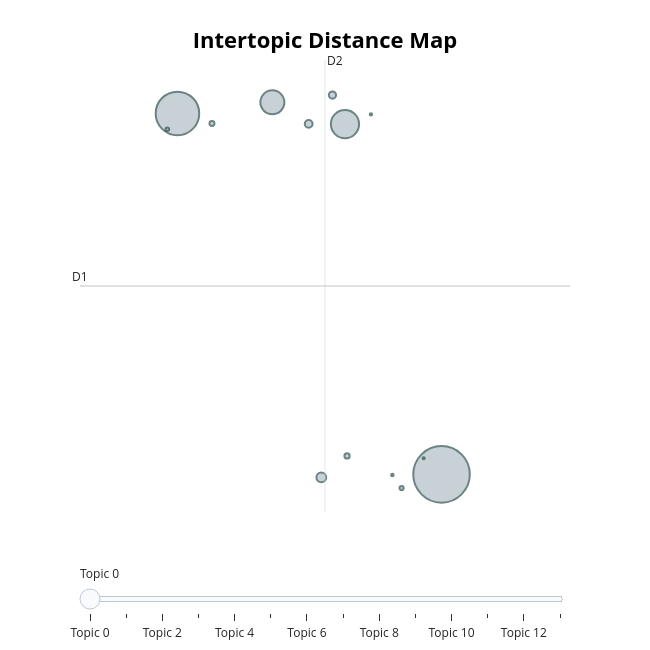
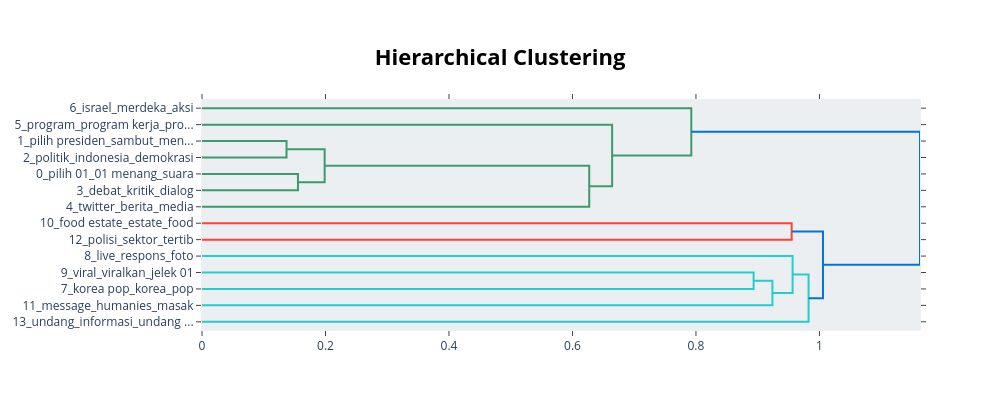
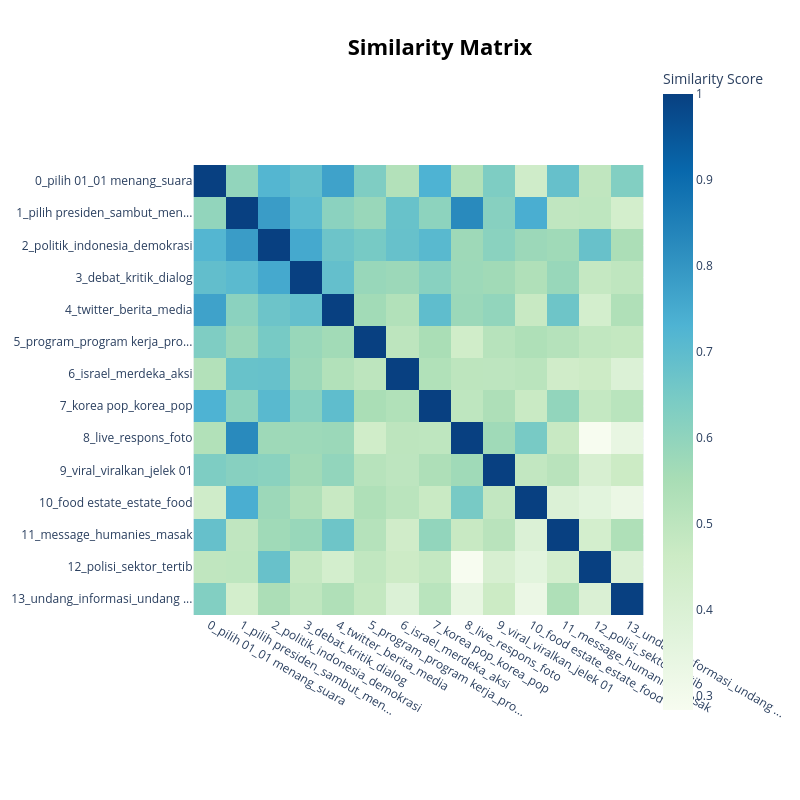

The notebook cell saved with these charts, in order:
### Code cell
# Get the improved topic information
topic_info = topic_model.get_topic_info()
print("\nImproved Topic Information:")
print(topic_info.head(10))

# Print topics with their new labels
print("\Topik Pembicaraan Masyarakat terhadap Pasangan Anies-Cak Imin:")
for index, row in topic_info.iterrows():
    if row["Topic"] != -1:  # Skip outlier topic
        topic_id = row["Topic"]
        words = [word[0] for word in topic_model.get_topic(topic_id)[:8]]
        print(f"Theme: {row['Name']}")
        print(f"Keywords: {', '.join(words)}")
        print(f"Document count: {row['Count']}")
        print("-" * 50)

# Create a topic distribution visualization
plt.figure(figsize=(12, 6))
topic_counts = topic_info[topic_info["Topic"] != -1]["Count"]
topic_names = [label for topic, label in topic_labels.items() if topic != -1][:len(topic_counts)]

# Plot with better color scheme
bars = plt.bar(topic_names, topic_counts, color=plt.cm.viridis(np.linspace(0, 1, len(topic_counts))))

# Add count labels on top of bars
for bar in bars:
    height = bar.get_height()
    plt.text(bar.get_x() + bar.get_width()/2., height + 0.5,
            f'{int(height)}', ha='center', va='bottom', fontweight='bold')

plt.xticks(rotation=45, ha="right")
plt.title("Distribusi Topik Pembicaraan Masyarakat terhadap Pasangan Anies-Cak Imin", fontsize=14, fontweight='bold')
plt.xlabel("Topik Pembicaraan", fontsize=12)
plt.ylabel("Number of Tweets", fontsize=12)
plt.tight_layout()
plt.grid(axis='y', linestyle='--', alpha=0.7)
plt.show()

# Display interactive visualizations
intertopic_map = topic_model.visualize_topics()
display(intertopic_map)

# Create hierarchical clustering visualization
hierarchy = topic_model.visualize_hierarchy()
display(hierarchy)

# Create heatmap of topic similarities
heatmap = topic_model.visualize_heatmap()
display(heatmap)

# Create word clouds for top 3 topics
plt.figure(figsize=(15, 10))
for i, topic_id in enumerate(topic_info[topic_info['Topic'] != -1]['Topic'][:3]):
    plt.subplot(1, 3, i+1)
    
    # Get topic words and weights
    words = dict(topic_model.get_topic(topic_id)[:15])
    
    # Create and display wordcloud
    wordcloud = WordCloud(width=400, height=400, background_color='white', 
                          colormap='viridis', max_words=50).generate_from_frequencies(words)
    
    plt.imshow(wordcloud, interpolation='bilinear')
    plt.title(f"Topic: {topic_labels[topic_id]}", fontsize=12)
    plt.axis('off')

plt.tight_layout()
plt.show()

### Figure 1 — Plotly figure (JSON) as saved in the notebook; plotly's stock layout.template omitted (floating-point values rounded to 4 significant figures)
{"data": [{"customdata": [[0, "pilih 01 | 01 menang | suara | pintar | pasang calon 01", 8105], [1, "pilih presiden | sambut | menang pilih presiden | wakil | menang pilih", 4801], [2, "politik | indonesia | demokrasi | partai | identitas", 2019], [3, "debat | kritik | dialog | calon wakil presiden | calon wakil", 1462], [4, "twitter | berita | media | media sosial | baca berita", 244], [5, "program | program kerja | program 01 | misi | visi misi", 155], [6, "israel | merdeka | aksi | free | bela", 133], [7, "korea pop | korea | pop | play station | station", 70], [8, "live | respons | foto | respon | reaksi", 63], [9, "viral | viralkan | jelek 01 | angkut | zaman", 44], [10, "food estate | estate | food | gratis | makan siang", 33], [11, "message | humanies | masak | pikir kritis | nazar", 15], [12, "polisi | sektor | tertib | laksana | bina", 14], [13, "undang | informasi | undang undang | kena | peang", 12]], "hovertemplate": "<b>Topic %{customdata[0]}</b><br>%{customdata[1]}<br>Size: %{customdata[2]}", "legendgroup": "", "marker": {"color": "#B0BEC5", "line": {"color": "DarkSlateGrey", "width": 2}, "size": [8105, 4801, 2019, 1462, 244, 155, 133, 70, 63, 44, 33, 15, 14, 12], "sizemode": "area", "sizeref": 5.066, "symbol": "circle"}, "mode": "markers", "name": "", "orientation": "v", "showlegend": false, "type": "scatter", "x": [9.883, 6.836, 8.769, 7.931, 8.496, 8.35, 8.624, 8.793, 7.234, 9.422, 6.719, 9.316, 9.069, 9.677], "xaxis": "x", "y": [-5.275, 7.815, 7.429, 8.218, -5.383, 7.438, 8.481, -4.607, 7.451, -5.775, 7.242, -5.299, 7.783, -4.691], "yaxis": "y"}], "layout": {"annotations": [{"showarrow": false, "text": "D1", "x": 5.711, "y": 1.556, "yshift": 10}, {"showarrow": false, "text": "D2", "x": 8.538, "xshift": 10, "y": 9.754}], "height": 650, "hoverlabel": {"bgcolor": "white", "font": {"family": "Rockwell", "size": 16}}, "legend": {"itemsizing": "constant", "tracegroupgap": 0}, "margin": {"t": 60}, "shapes": [{"line": {"color": "#CFD8DC", "width": 2}, "type": "line", "x0": 8.538, "x1": 8.538, "y0": -6.641, "y1": 9.754}, {"line": {"color": "#9E9E9E", "width": 2}, "type": "line", "x0": 5.711, "x1": 11.37, "y0": 1.556, "y1": 1.556}], "sliders": [{"active": 0, "pad": {"t": 50}, "steps": [{"args": [{"marker.color": [["red", "#B0BEC5", "#B0BEC5", "#B0BEC5", "#B0BEC5", "#B0BEC5", "#B0BEC5", "#B0BEC5", "#B0BEC5", "#B0BEC5", "#B0BEC5", "#B0BEC5", "#B0BEC5", "#B0BEC5"]]}], "label": "Topic 0", "method": "update"}, {"args": [{"marker.color": [["#B0BEC5", "red", "#B0BEC5", "#B0BEC5", "#B0BEC5", "#B0BEC5", "#B0BEC5", "#B0BEC5", "#B0BEC5", "#B0BEC5", "#B0BEC5", "#B0BEC5", "#B0BEC5", "#B0BEC5"]]}], "label": "Topic 1", "method": "update"}, {"args": [{"marker.color": [["#B0BEC5", "#B0BEC5", "red", "#B0BEC5", "#B0BEC5", "#B0BEC5", "#B0BEC5", "#B0BEC5", "#B0BEC5", "#B0BEC5", "#B0BEC5", "#B0BEC5", "#B0BEC5", "#B0BEC5"]]}], "label": "Topic 2", "method": "update"}, {"args": [{"marker.color": [["#B0BEC5", "#B0BEC5", "#B0BEC5", "red", "#B0BEC5", "#B0BEC5", "#B0BEC5", "#B0BEC5", "#B0BEC5", "#B0BEC5", "#B0BEC5", "#B0BEC5", "#B0BEC5", "#B0BEC5"]]}], "label": "Topic 3", "method": "update"}, {"args": [{"marker.color": [["#B0BEC5", "#B0BEC5", "#B0BEC5", "#B0BEC5", "red", "#B0BEC5", "#B0BEC5", "#B0BEC5", "#B0BEC5", "#B0BEC5", "#B0BEC5", "#B0BEC5", "#B0BEC5", "#B0BEC5"]]}], "label": "Topic 4", "method": "update"}, {"args": [{"marker.color": [["#B0BEC5", "#B0BEC5", "#B0BEC5", "#B0BEC5", "#B0BEC5", "red", "#B0BEC5", "#B0BEC5", "#B0BEC5", "#B0BEC5", "#B0BEC5", "#B0BEC5", "#B0BEC5", "#B0BEC5"]]}], "label": "Topic 5", "method": "update"}, {"args": [{"marker.color": [["#B0BEC5", "#B0BEC5", "#B0BEC5", "#B0BEC5", "#B0BEC5", "#B0BEC5", "red", "#B0BEC5", "#B0BEC5", "#B0BEC5", "#B0BEC5", "#B0BEC5", "#B0BEC5", "#B0BEC5"]]}], "label": "Topic 6", "method": "update"}, {"args": [{"marker.color": [["#B0BEC5", "#B0BEC5", "#B0BEC5", "#B0BEC5", "#B0BEC5", "#B0BEC5", "#B0BEC5", "red", "#B0BEC5", "#B0BEC5", "#B0BEC5", "#B0BEC5", "#B0BEC5", "#B0BEC5"]]}], "label": "Topic 7", "method": "update"}, {"args": [{"marker.color": [["#B0BEC5", "#B0BEC5", "#B0BEC5", "#B0BEC5", "#B0BEC5", "#B0BEC5", "#B0BEC5", "#B0BEC5", "red", "#B0BEC5", "#B0BEC5", "#B0BEC5", "#B0BEC5", "#B0BEC5"]]}], "label": "Topic 8", "method": "update"}, {"args": [{"marker.color": [["#B0BEC5", "#B0BEC5", "#B0BEC5", "#B0BEC5", "#B0BEC5", "#B0BEC5", "#B0BEC5", "#B0BEC5", "#B0BEC5", "red", "#B0BEC5", "#B0BEC5", "#B0BEC5", "#B0BEC5"]]}], "label": "Topic 9", "method": "update"}, {"args": [{"marker.color": [["#B0BEC5", "#B0BEC5", "#B0BEC5", "#B0BEC5", "#B0BEC5", "#B0BEC5", "#B0BEC5", "#B0BEC5", "#B0BEC5", "#B0BEC5", "red", "#B0BEC5", "#B0BEC5", "#B0BEC5"]]}], "label": "Topic 10", "method": "update"}, {"args": [{"marker.color": [["#B0BEC5", "#B0BEC5", "#B0BEC5", "#B0BEC5", "#B0BEC5", "#B0BEC5", "#B0BEC5", "#B0BEC5", "#B0BEC5", "#B0BEC5", "#B0BEC5", "red", "#B0BEC5", "#B0BEC5"]]}], "label": "Topic 11", "method": "update"}, {"args": [{"marker.color": [["#B0BEC5", "#B0BEC5", "#B0BEC5", "#B0BEC5", "#B0BEC5", "#B0BEC5", "#B0BEC5", "#B0BEC5", "#B0BEC5", "#B0BEC5", "#B0BEC5", "#B0BEC5", "red", "#B0BEC5"]]}], "label": "Topic 12", "method": "update"}, {"args": [{"marker.color": [["#B0BEC5", "#B0BEC5", "#B0BEC5", "#B0BEC5", "#B0BEC5", "#B0BEC5", "#B0BEC5", "#B0BEC5", "#B0BEC5", "#B0BEC5", "#B0BEC5", "#B0BEC5", "#B0BEC5", "red"]]}], "label": "Topic 13", "method": "update"}]}], "title": {"font": {"color": "Black", "size": 22}, "text": "<b>Intertopic Distance Map</b>", "x": 0.5, "xanchor": "center", "y": 0.95, "yanchor": "top"}, "width": 650, "xaxis": {"anchor": "y", "domain": [0, 1], "range": [5.711, 11.37], "title": {"text": ""}, "visible": false}, "yaxis": {"anchor": "x", "domain": [0, 1], "range": [-6.641, 9.754], "title": {"text": ""}, "visible": false}}}

### Figure 2 — Plotly figure (JSON) as saved in the notebook; plotly's stock layout.template omitted (floating-point values rounded to 4 significant figures)
{"data": [{"hoverinfo": "text", "marker": {"color": "rgb(61,153,112)"}, "mode": "lines", "type": "scatter", "x": [0.0, 0.1369, 0.1369, 0.0], "xaxis": "x", "y": [-25.0, -25.0, -35.0, -35.0], "yaxis": "y"}, {"hoverinfo": "text", "marker": {"color": "rgb(61,153,112)"}, "mode": "lines", "type": "scatter", "x": [0.0, 0.1554, 0.1554, 0.0], "xaxis": "x", "y": [-45.0, -45.0, -55.0, -55.0], "yaxis": "y"}, {"hoverinfo": "text", "marker": {"color": "rgb(61,153,112)"}, "mode": "lines", "type": "scatter", "x": [0.1369, 0.1986, 0.1986, 0.1554], "xaxis": "x", "y": [-30.0, -30.0, -50.0, -50.0], "yaxis": "y"}, {"hoverinfo": "text", "marker": {"color": "rgb(61,153,112)"}, "mode": "lines", "type": "scatter", "x": [0.1986, 0.6272, 0.6272, 0.0], "xaxis": "x", "y": [-40.0, -40.0, -65.0, -65.0], "yaxis": "y"}, {"hoverinfo": "text", "marker": {"color": "rgb(61,153,112)"}, "mode": "lines", "type": "scatter", "x": [0.0, 0.6642, 0.6642, 0.6272], "xaxis": "x", "y": [-15.0, -15.0, -52.5, -52.5], "yaxis": "y"}, {"hoverinfo": "text", "marker": {"color": "rgb(61,153,112)"}, "mode": "lines", "type": "scatter", "x": [0.0, 0.7924, 0.7924, 0.6642], "xaxis": "x", "y": [-5.0, -5.0, -33.75, -33.75], "yaxis": "y"}, {"hoverinfo": "text", "marker": {"color": "rgb(255,65,54)"}, "mode": "lines", "type": "scatter", "x": [0.0, 0.955, 0.955, 0.0], "xaxis": "x", "y": [-75.0, -75.0, -85.0, -85.0], "yaxis": "y"}, {"hoverinfo": "text", "marker": {"color": "rgb(35,205,205)"}, "mode": "lines", "type": "scatter", "x": [0.0, 0.8934, 0.8934, 0.0], "xaxis": "x", "y": [-105.0, -105.0, -115.0, -115.0], "yaxis": "y"}, {"hoverinfo": "text", "marker": {"color": "rgb(35,205,205)"}, "mode": "lines", "type": "scatter", "x": [0.8934, 0.9238, 0.9238, 0.0], "xaxis": "x", "y": [-110.0, -110.0, -125.0, -125.0], "yaxis": "y"}, {"hoverinfo": "text", "marker": {"color": "rgb(35,205,205)"}, "mode": "lines", "type": "scatter", "x": [0.0, 0.9565, 0.9565, 0.9238], "xaxis": "x", "y": [-95.0, -95.0, -117.5, -117.5], "yaxis": "y"}, {"hoverinfo": "text", "marker": {"color": "rgb(35,205,205)"}, "mode": "lines", "type": "scatter", "x": [0.9565, 0.9824, 0.9824, 0.0], "xaxis": "x", "y": [-106.2, -106.2, -135.0, -135.0], "yaxis": "y"}, {"hoverinfo": "text", "marker": {"color": "rgb(0,116,217)"}, "mode": "lines", "type": "scatter", "x": [0.955, 1.006, 1.006, 0.9824], "xaxis": "x", "y": [-80.0, -80.0, -120.6, -120.6], "yaxis": "y"}, {"hoverinfo": "text", "marker": {"color": "rgb(0,116,217)"}, "mode": "lines", "type": "scatter", "x": [0.7924, 1.163, 1.163, 1.006], "xaxis": "x", "y": [-19.38, -19.38, -100.3, -100.3], "yaxis": "y"}], "layout": {"autosize": false, "height": 410, "hoverlabel": {"bgcolor": "white", "font": {"family": "Rockwell", "size": 16}}, "hovermode": "closest", "plot_bgcolor": "#ECEFF1", "showlegend": false, "title": {"font": {"color": "Black", "size": 22}, "text": "<b>Hierarchical Clustering</b>", "x": 0.5, "xanchor": "center", "yanchor": "top"}, "width": 1000, "xaxis": {"mirror": "allticks", "rangemode": "tozero", "showgrid": false, "showline": true, "showticklabels": true, "ticks": "outside", "type": "linear", "zeroline": false}, "yaxis": {"mirror": "allticks", "range": [-140, 0], "rangemode": "tozero", "showgrid": false, "showline": true, "showticklabels": true, "tickmode": "array", "ticks": "outside", "ticktext": ["6_israel_merdeka_aksi", "5_program_program kerja_pro...", "1_pilih presiden_sambut_men...", "2_politik_indonesia_demokrasi", "0_pilih 01_01 menang_suara", "3_debat_kritik_dialog", "4_twitter_berita_media", "10_food estate_estate_food", "12_polisi_sektor_tertib", "8_live_respons_foto", "9_viral_viralkan_jelek 01", "7_korea pop_korea_pop", "11_message_humanies_masak", "13_undang_informasi_undang ..."], "tickvals": [-5, -15, -25, -35, -45, -55, -65, -75, -85, -95, -105, -115, -125, -135], "type": "linear", "zeroline": false}}}

### Figure 3 — Plotly figure (JSON) as saved in the notebook; plotly's stock layout.template omitted (floating-point values rounded to 4 significant figures; data arrays with more than 128 entries replaced by an {"elided": "..."} marker saying what was removed)
{"data": [{"coloraxis": "coloraxis", "hovertemplate": "x: %{x}<br>y: %{y}<br>Similarity Score: %{z}<extra></extra>", "name": "0", "type": "heatmap", "x": ["0_pilih 01_01 menang_suara", "1_pilih presiden_sambut_men...", "2_politik_indonesia_demokrasi", "3_debat_kritik_dialog", "4_twitter_berita_media", "5_program_program kerja_pro...", "6_israel_merdeka_aksi", "7_korea pop_korea_pop", "8_live_respons_foto", "9_viral_viralkan_jelek 01", "10_food estate_estate_food", "11_message_humanies_masak", "12_polisi_sektor_tertib", "13_undang_informasi_undang ..."], "xaxis": "x", "y": ["0_pilih 01_01 menang_suara", "1_pilih presiden_sambut_men...", "2_politik_indonesia_demokrasi", "3_debat_kritik_dialog", "4_twitter_berita_media", "5_program_program kerja_pro...", "6_israel_merdeka_aksi", "7_korea pop_korea_pop", "8_live_respons_foto", "9_viral_viralkan_jelek 01", "10_food estate_estate_food", "11_message_humanies_masak", "12_polisi_sektor_tertib", "13_undang_informasi_undang ..."], "yaxis": "y", "z": {"elided": "14x14 float values"}}], "layout": {"coloraxis": {"colorbar": {"title": {"text": "Similarity Score"}}, "colorscale": [[0, "rgb(247,252,240)"], [0.125, "rgb(224,243,219)"], [0.25, "rgb(204,235,197)"], [0.375, "rgb(168,221,181)"], [0.5, "rgb(123,204,196)"], [0.625, "rgb(78,179,211)"], [0.75, "rgb(43,140,190)"], [0.875, "rgb(8,104,172)"], [1, "rgb(8,64,129)"]]}, "height": 800, "hoverlabel": {"bgcolor": "white", "font": {"family": "Rockwell", "size": 16}}, "legend": {"title": {"text": "Trend"}}, "margin": {"t": 60}, "showlegend": true, "title": {"font": {"color": "Black", "size": 22}, "text": "<b>Similarity Matrix</b>", "x": 0.55, "xanchor": "center", "y": 0.95, "yanchor": "top"}, "width": 800, "xaxis": {"anchor": "y", "constrain": "domain", "domain": [0, 1], "scaleanchor": "y"}, "yaxis": {"anchor": "x", "autorange": "reversed", "constrain": "domain", "domain": [0, 1]}}}
